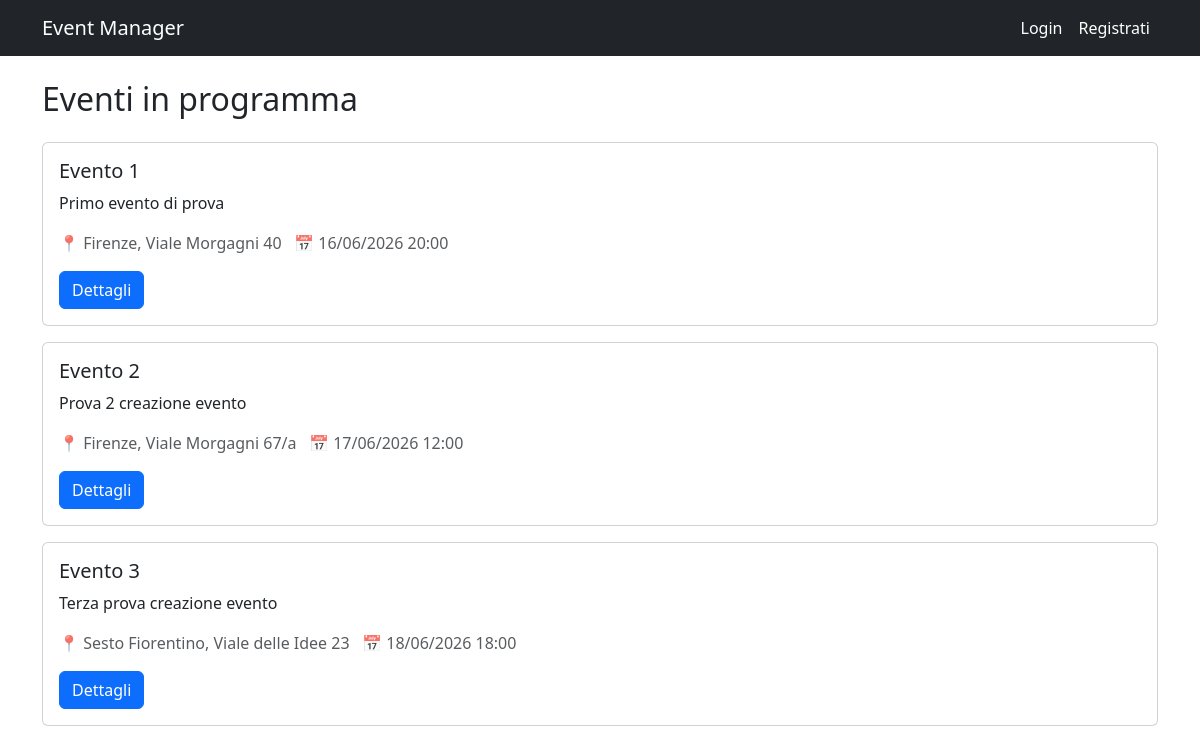
The page / on the database its author committed.
### events/models.py (models this page shows, shortened)
class Event(models.Model):
    title = models.CharField(max_length=200)
    description = models.TextField()
    location = models.CharField(max_length=200)
    date = models.DateTimeField()
    organizer = models.ForeignKey(CustomUser, on_delete=models.CASCADE, related_name='organized_events')
    created_at = models.DateTimeField(auto_now_add=True)

### events/views.py (the view)
# urls.py: path('', EventListView.as_view(), name='list'),
class EventListView(ListView):
    model = Event
    template_name = 'events/event_list.html'
    context_object_name = 'events'
    ordering = ['date']

### templates/events/event_list.html (shortened to what this page needs)
{% extends 'base.html' %}
{% block content %}
<h2 class="mb-4">Eventi in programma</h2>
{% for event in events %}
    <div class="card mb-3">
        <div class="card-body">
            <h5 class="card-title">{{ event.title }}</h5>
            <p class="card-text">{{ event.description }}</p>
            <p class="text-muted">📍 {{ event.location }} &nbsp; 📅 {{ event.date|date:"d/m/Y H:i" }}</p>
            <a href="{% url 'events:detail' event.pk %}" class="btn btn-primary">Dettagli</a>
        </div>
    </div>
{% empty %}
    <p>Nessun evento disponibile al momento.</p>
{% endfor %}
{% endblock %}

### templates/base.html (shortened to what this page needs)
<!DOCTYPE html>
<html lang="it">
<head>
    <link href="https://cdn.jsdelivr.net/npm/bootstrap@5.3.0/dist/css/bootstrap.min.css" rel="stylesheet">
</head>
<body>
    <nav class="navbar navbar-expand-lg navbar-dark bg-dark">
        <div class="container">
            <a class="navbar-brand" href="/">Event Manager</a>
            <div class="navbar-nav ms-auto">
                {% if user.is_authenticated %}
                    <span class="navbar-text text-white me-3">Ciao, {{ user.username }}</span>
                    {% if user.role == 'organizer' %}
                        <a class="nav-link text-white" href="{% url 'events:create' %}">Crea Evento</a>
                    {% endif %}
                    <a class="nav-link text-white" href="{% url 'accounts:logout' %}">Logout</a>
                {% else %}
                    <a class="nav-link text-white" href="{% url 'accounts:login' %}">Login</a>
                    <a class="nav-link text-white" href="{% url 'accounts:register' %}">Registrati</a>
                {% endif %}
            </div>
        </div>
    </nav>
    <div class="container mt-4">
        {% block content %}{% endblock %}
    </div>
</body>
</html>

### rows shown on the page
Event: title "Evento 1", description "Primo evento di prova", location "Firenze, Viale Morgagni 40", date "16/06/2026 20:00"
Event: title "Evento 2", description "Prova 2 creazione evento", location "Firenze, Viale Morgagni 67/a", date "17/06/2026 12:00"
Event: title "Evento 3", description "Terza prova creazione evento", location "Sesto Fiorentino, Viale delle Idee 23", date "18/06/2026 18:00"
